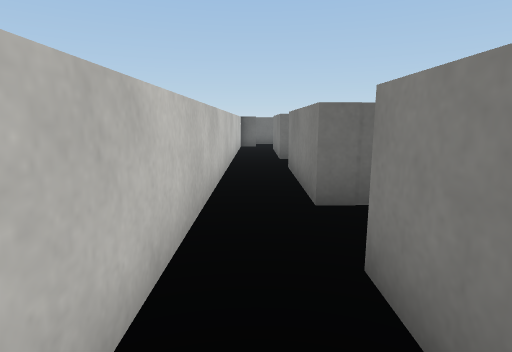
view 1 (above)

17 first-person views from a walk through a scene from a Unity 3-D project. The camera is 0.62 m above the floor, tilts 10° down and sees 80° across. The floor is counted in squares, 0.5 m on a side. Each view is taken from the middle of a square. On the plan, view 1 faces up. The plan holds only what a view shows up to about 13 squares ahead; the rest is blank. The place goes on beyond the plan. Some animated figures are left out. Surface patterns are stand-ins for the level's own textures.

view 2
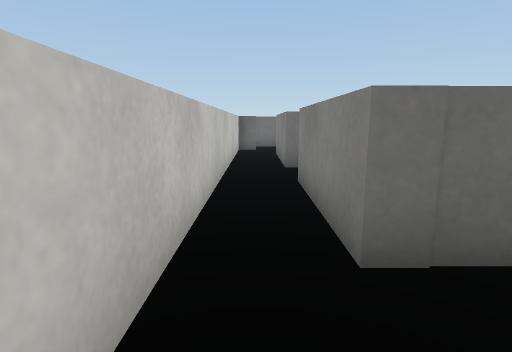

view 3
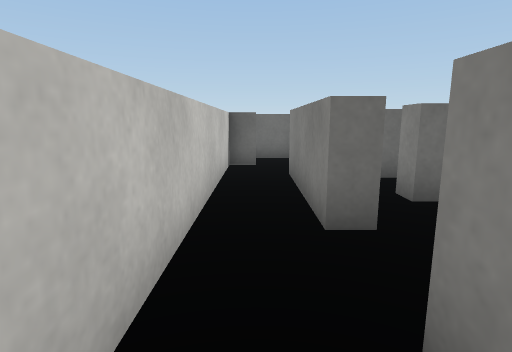

view 4
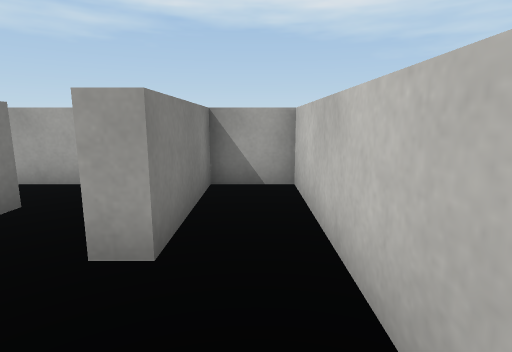

view 5
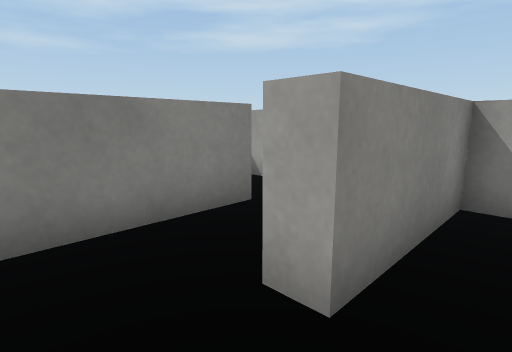

view 6
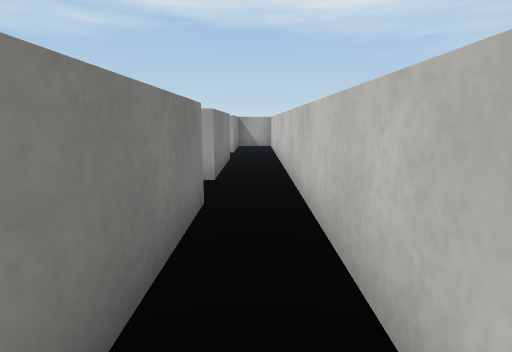

view 7
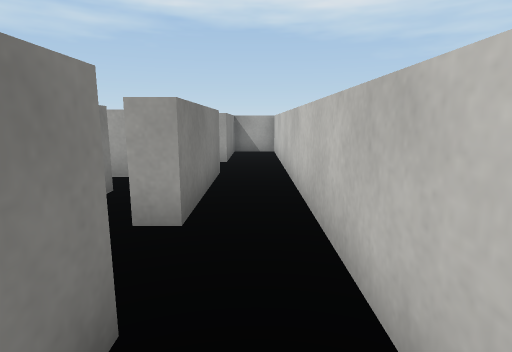

view 8
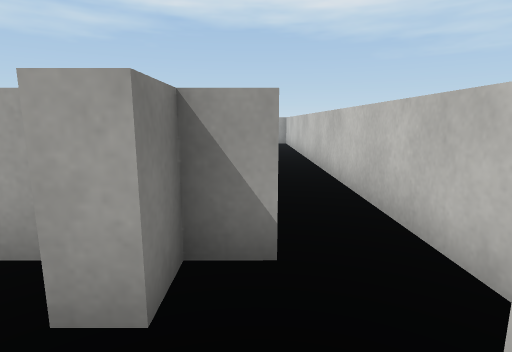

view 9
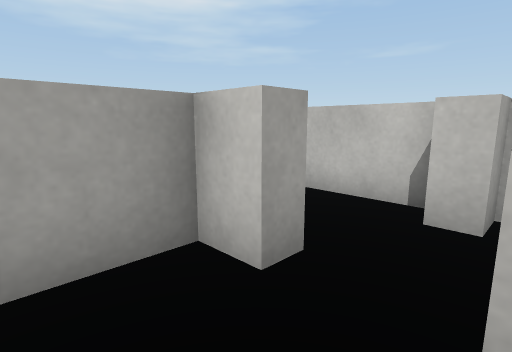

view 10
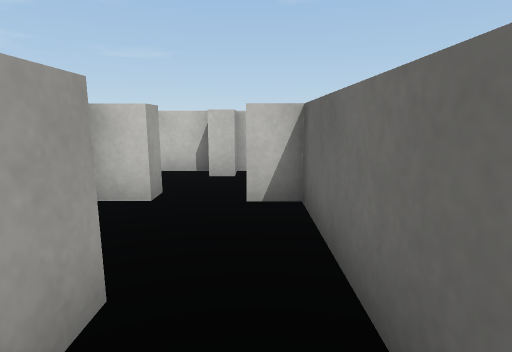

view 11
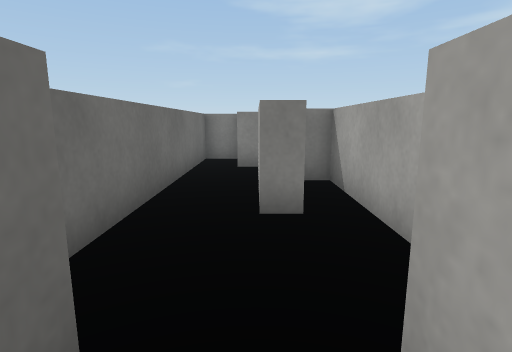

view 12
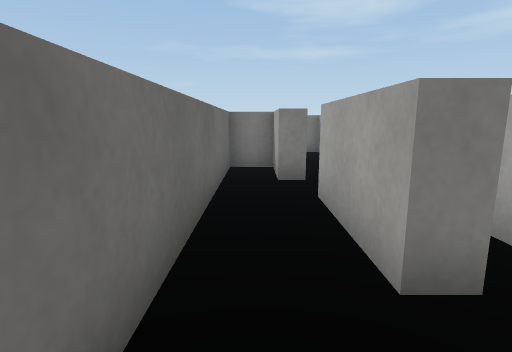

view 13
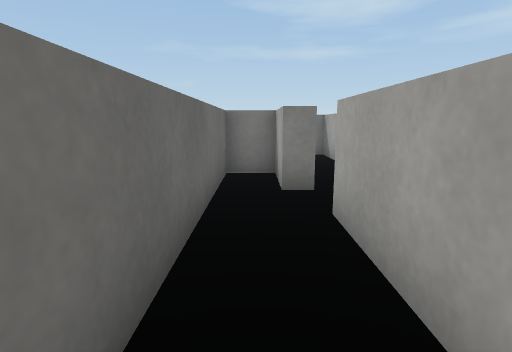

view 14
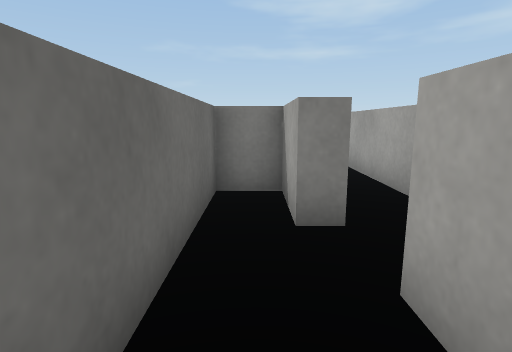

view 15
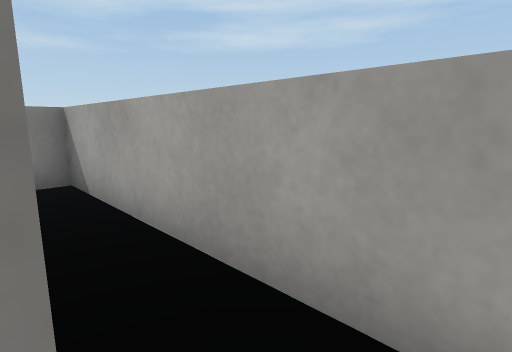

view 16
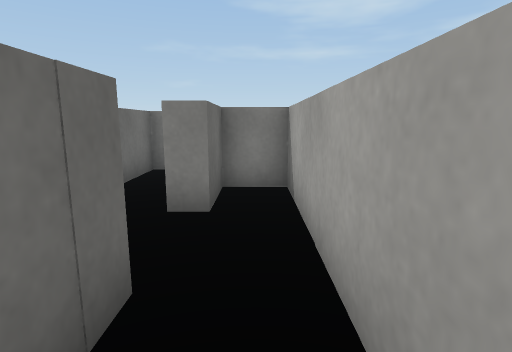

view 17
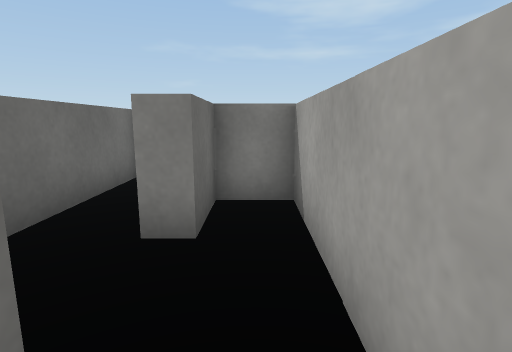

### Floor plan
Points are (right, up) in squares from view 1. A wall is a line through its corners. A room is listed if a view was taken in it or the views show most of it. See-through windows are left out.
Room 1 (views 1, 2, 3, 4, 5, 6, 7, 8, 11)
walls: (1.5, 10.4) (0.9, 10.4) (0.9, 14.4) (1.7, 14.4) (1.7, 15.3) (2.3, 15.3); (2.2, 4.5) (0.9, 4.5) (0.9, 8.5) (1.5, 8.5); (-0.9, 16.5) (0, 16.5) (0, 15.9) (-0.8, 15.9) (-0.8, -1.1) (0.9, -1.1) (0.9, 2.4) (1.6, 2.4); (2.3, 16.8) (1.9, 16.8); (1.2, 17.7) (0, 17.7)
ways out: opening at (2, 16) to room 2; opening at (1, 3.5); opening at (1, 9.5)
Room 2 (views 9, 10, 12, 13, 14, 15)
walls: (5, 15.2) (5, 15.9) (8.1, 15.9); (9.5, 15.9) (9.5, 16.5) (11.5, 16.5) (11.5, 17.7) (2.3, 17.7) (2.3, 16.8); (2.3, 15.3) (2.3, 14.4) (7.5, 14.4)
ways out: opening at (2, 16) to room 1; opening at (9, 16) to room 3
Room 3 (views 16, 17)
walls: (12.1, 15.9) (10.9, 15.9); (9, 14.4) (15.8, 14.4) (15.8, 15.6) (14.1, 15.6) (14.1, 16.2)
ways out: opening at (9, 16) to room 2
Room 4 (no view inside)
walls: (3.5, 0.5) (3.5, 2.4); (3.5, -1.1) (5.2, -1.1)
ways out: opening at (2.5, 1.5); opening at (4, 0)

Where each view was taken, in squares from view 1:
view 1: 0 up, 0 right, facing up
view 2: 2 up, 0 right, facing up
view 3: 7 up, 0 right, facing up
view 4: 5 up, 0 right, facing down
view 5: 4 up, 0 right, facing down-right
view 6: 15 up, 0 right, facing down
view 7: 12 up, 0 right, facing down
view 8: 17 up, 1 right, facing down
view 9: 17 up, 4 right, facing down-left
view 10: 17 up, 7 right, facing left
view 11: 16 up, 1 right, facing right
view 12: 17 up, 3 right, facing right
view 13: 17 up, 4 right, facing right
view 14: 17 up, 6 right, facing right
view 15: 16 up, 9 right, facing down-right
view 16: 15 up, 10 right, facing right
view 17: 15 up, 11 right, facing right
